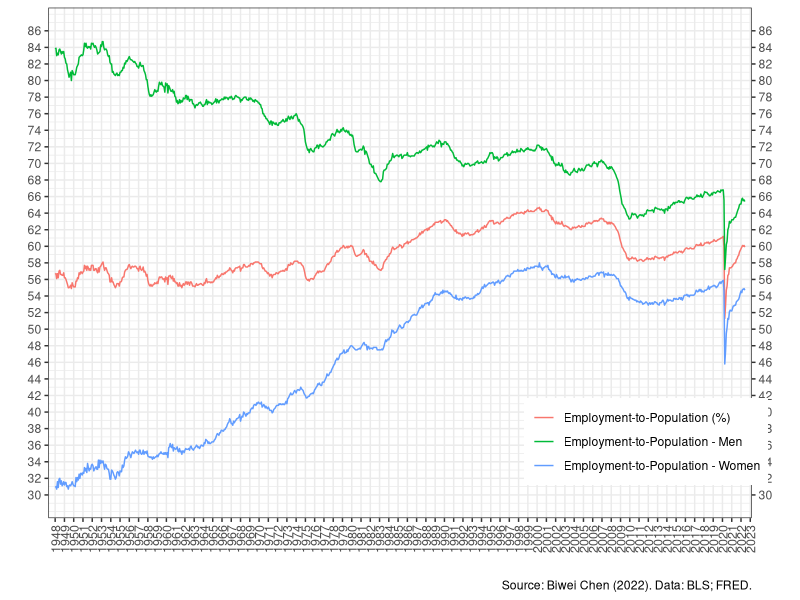
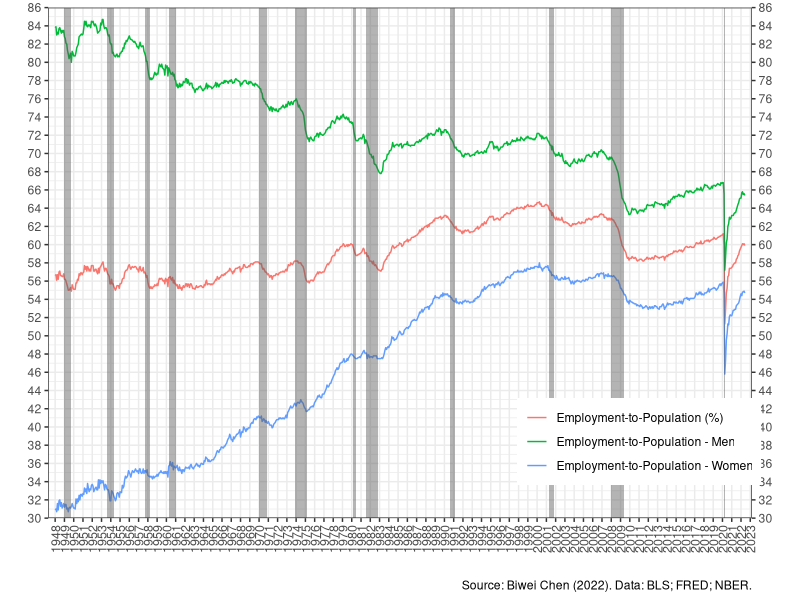

These figures' R source, in order: (Note: this script raises an error after producing the figures.)

#library("readxl");mir=read_excel("1954.xlsx")
library(tidyverse); d1=read.csv("EPRS.csv")

# graph the rolling unconditional recession probability time series
date=seq(as.Date('1948-01-01'), to=as.Date('2022-06-01'), format="%Y%m" , by="month")
er=d1$EPR; mer=d1$MEPR; wer=d1$WEPR
d2=data.frame(date, er, mer, wer)

library(ggplot2)

# Year on X-axis
ggplot(d2, aes(x=date)) + geom_line(aes(y=er, col="er")) + 
  geom_line(aes(y=mer, col="mer")) + geom_line(aes(y=wer, col="wer")) + theme_bw() +
  theme(legend.title = element_blank(), legend.position = "none", axis.title.y.right = element_text()) +
  labs(x="", y="", caption="Source: Biwei Chen (2022). Data: BLS; FRED.") + 
  scale_y_continuous(limits = c(30, 86), breaks=seq(30,86,2 ), sec.axis=dup_axis(name="")) +
  scale_x_date(date_labels="%Y",date_breaks = "1 years", date_minor_breaks="1 years", expand=c(0.01,0.01)) + 
  theme(axis.text.x=element_text(angle=90, vjust=0.5, size = 9))  +
  theme(legend.title = element_blank(), legend.position = c(0.85,0.15)) +
  scale_color_discrete(labels=c("Employment-to-Population (%)", "Employment-to-Population - Men",
                                "Employment-to-Population - Women")) 

xl=as.Date(c( "1949-01-01", "1953-08-01", "1957-09-01", "1960-05-01", "1970-01-01", 
              "1973-12-01", "1980-02-01", "1981-08-01", "1990-08-01", "2001-04-01", "2008-01-01", "2020-03-01"))
xr=as.Date(c( "1949-10-01", "1954-05-01", "1958-04-01", "1961-02-01", "1970-11-01", 
              "1975-03-01", "1980-07-01", "1982-11-01", "1991-03-01", "2001-11-01", "2009-06-01", "2020-04-01"))

g=ggplot(d2, aes(x=date)) + geom_line(aes(y=er, col="er")) + 
  geom_line(aes(y=mer, col="mer")) + geom_line(aes(y=wer, col="wer")) + theme_bw() +
  theme(legend.title = element_blank(), legend.position = "none", axis.title.y.right = element_text()) +
  labs(x="", y="", caption="Source: Biwei Chen (2022). Data: BLS; FRED; NBER.") + 
  scale_y_continuous(limits = c(30, 86), breaks=seq(30,86,2 ), sec.axis=dup_axis(name=""), expand=c(0,0)) +
  scale_x_date(date_labels="%Y",date_breaks = "1 years", date_minor_breaks="1 years", expand=c(0.01,0.01)) + 
  theme(axis.text.x=element_text(angle=90, vjust=0.5, size = 9))  +
  theme(legend.title = element_blank(), legend.position = c(0.84,0.15)) +
  scale_color_discrete(labels=c("Employment-to-Population (%)", "Employment-to-Population - Men",
                                "Employment-to-Population - Women")) 

  g + annotate("rect", xmin=xl, xmax=xr, ymin =rep(30,12), ymax =rep(86,12), alpha = .45) 


#############################################################333
# Percent scale
# https://scales.r-lib.org/reference/label_percent.html

  ggplot(d2, aes(x=date)) + geom_line(aes(y=lr/100, col="lr")) + geom_line(aes(y=er/100, col="er")) + theme_bw() +
    theme(legend.title = element_blank(), legend.position = "none", axis.title.y.right = element_text()) +
    labs(x="", y="", caption="Source: Biwei Chen (2022). Data: BLS; FRED.") + 
    scale_y_continuous(labels = scales::percent_format(accuracy = 3)) +
    #scale_y_continuous(limits = c(50, 70), breaks=seq(50,70, 1), sec.axis=dup_axis(name=""), expand=c(0,0)) +
    scale_x_date(date_labels="%Y",date_breaks = "1 years", date_minor_breaks="1 years", expand=c(0.01,0.01)) + 
    theme(axis.text.x=element_text(angle=90, vjust=0.5, size = 9))  +
    theme(legend.title = element_blank(), legend.position = c(0.15,0.9)) +
    scale_color_discrete(labels=c("Labor Force Participation Rate", "Employment-to-Population Ratio")) 
  
